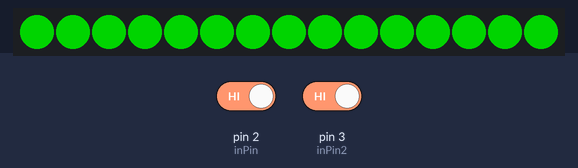
The sketch below on a simulated Arduino Uno, built with avr-gcc and run on an emulated ATmega328P. Shown: 15 RGB LEDs in strip order, left to right. The inputs (shaded band) are chosen by the test bench; at power-on: pin 2 (inPin) HIGH, pin 3 (inPin2) HIGH. Dim RGB values are drawn brighter than linear.

Above: at 1.2 s.
1.3 s: pin 2 (inPin) driven LOW
At 2.4 s:
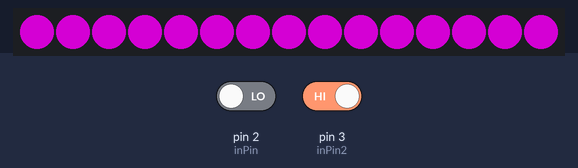
2.8 s: pin 3 (inPin2) driven LOW
At 3.5 s:
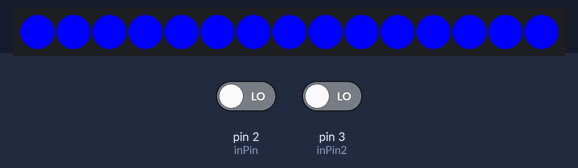
4.3 s: pin 2 (inPin) driven HIGH
At 4.8 s:
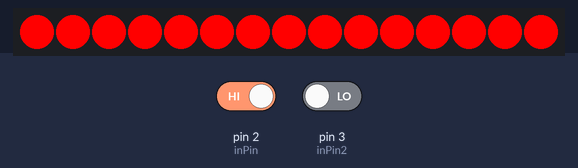
5.8 s: pin 3 (inPin2) driven HIGH
At 7.1 s:
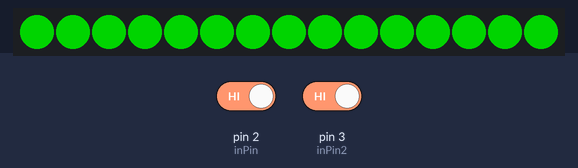
Timing chart, 0 to 8.3 s (numbered marks = the images above; inputs shaded):
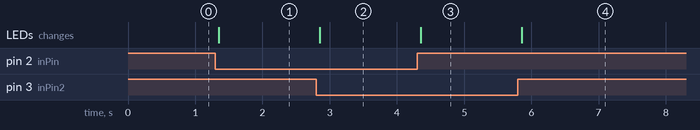

Measured:
- after the input at 1.3 s, the LEDs: change after 0.05 s (image 1)
- after the input at 2.8 s, the LEDs: change after 0.05 s (image 2)
- after the input at 4.3 s, the LEDs: change after 0.06 s (image 3)
- after the input at 5.8 s, the LEDs: change after 0.06 s (image 4)

The sketch:

Digital.ino
```cpp
#include "FastLED.h"
#define ledPin 13
int inPin = 2;
int inPin2 = 3;
int val = 0;
int val2 = 0;
#define NUM_LEDS 15
CRGB leds[NUM_LEDS];

void setup() {
  // put your setup code here, to run once:
  FastLED.addLeds<NEOPIXEL, ledPin>(leds, NUM_LEDS);


}

void loop() {
  // put your main code here, to run repeatedly:
    val = digitalRead(inPin);
    val2 = digitalRead(inPin2);
    if (val == 0 && val2 == 0) {
      for (int i = 0; i<NUM_LEDS; i++) {
    leds[i] = CRGB::Blue;
    FastLED.show();
    }
    }
       else if (val == 1 && val2 == 0) {
      for (int i = 0; i<NUM_LEDS; i++) {
    leds[i] = CRGB::Red;
    FastLED.show();
    }
    }
      else if (val == 0 && val2 == 1) {
      for (int i = 0; i<NUM_LEDS; i++) {
    leds[i] = CRGB::Purple;
    FastLED.show();
    }
    }
      else if (val == 1 && val2 == 1) {
      for (int i = 0; i<NUM_LEDS; i++) {
    leds[i] = CRGB::Green;
    FastLED.show();
    }
    }
}
```
